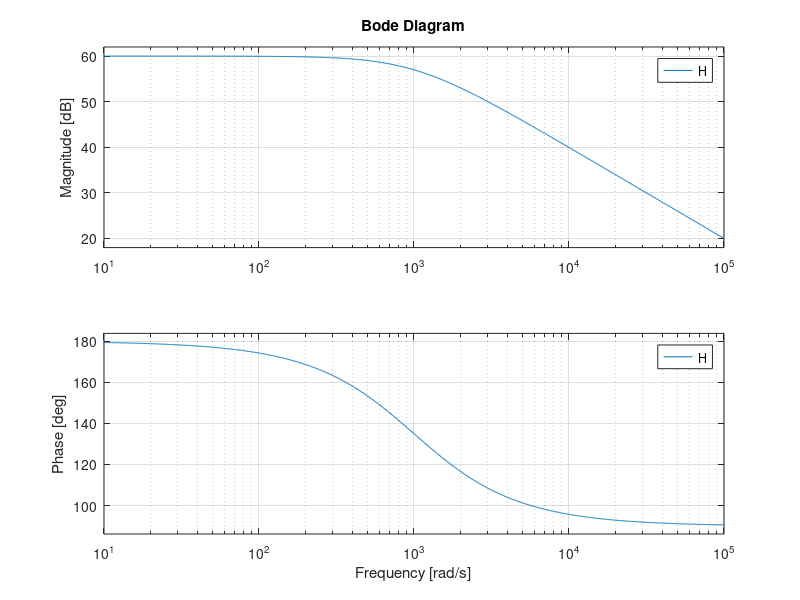

Write the MATLAB code that produced this figure.
% Define the circuit parameters (replace with your actual values)
R1 = 1000; % ohms
C2 = 1e-6; % farads

% Define the symbolic variable for frequency (s)
s = tf('s');

% Define the transfer function
H = -R1 / (1 + s * R1 * C2);

% Analyze the transfer function (e.g., bode plot, step response)
bode(H);
